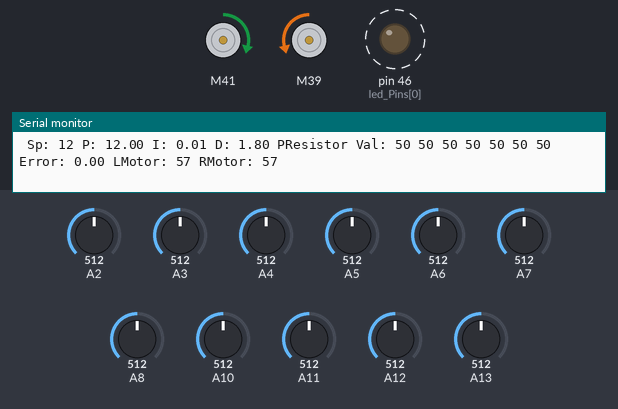
A sketch run on a simulated Arduino Mega 2560, built with avr-gcc and run on an emulated ATmega2560. Parts: 2 × DC motor (green arrow = forward, orange = backward, longer = faster), output pins drawn as LEDs (lit = HIGH), the last lines printed to the serial monitor. Dashed ring = blinking. The inputs (shaded band) are chosen by the test bench; at power-on: A13 = 512, A12 = 512, A2 = 512, A3 = 512, A4 = 512, A5 = 512, A6 = 512, A7 = 512, A8 = 512, A10 = 512, A11 = 512.

Above: at 10.28 s.
10.5 s: A13 set to 716
At 10.89 s:
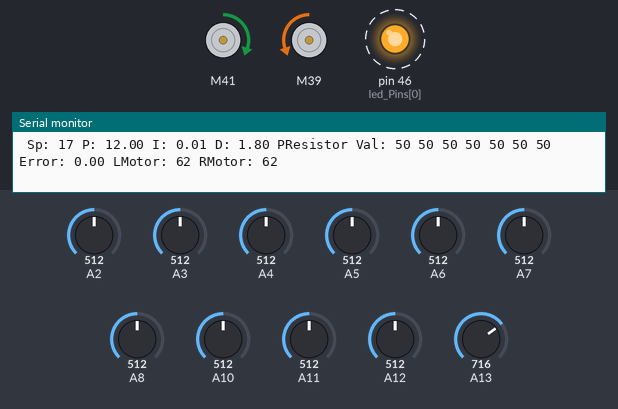
13.5 s: A13 set to 992
At 13.82 s:
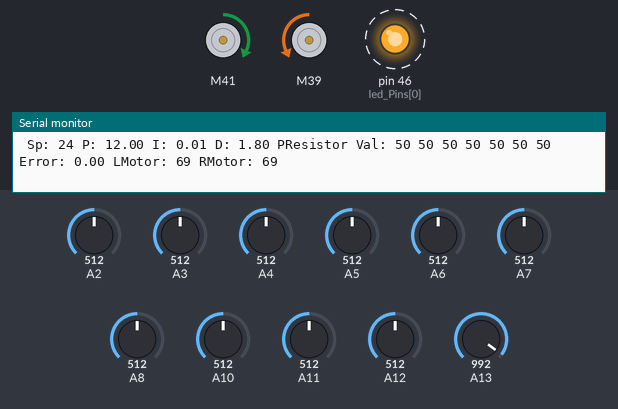
16.5 s: A12 set to 423
19.5 s: A12 set to 396
Timing chart, 0 to 23.5 s (numbered marks = the images above; inputs shaded):
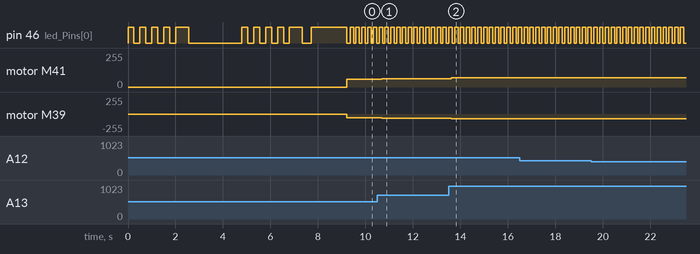

Measured:
- after the input at 10.5 s, motor M41: forward 57/255 → forward 62/255 after 0.18 s; motor M39: backward 57/255 → backward 62/255 after 0.18 s
- after the input at 13.5 s, motor M41: forward 62/255 → forward 69/255 after 0.11 s; motor M39: backward 62/255 → backward 69/255 after 0.11 s
- by itself, pin 46 (led_Pins[0]): alternates HIGH for 0.14 s and LOW for 0.10 s

The sketch:

Robot_LineFollower_Template.ino
```cpp
/* ************************************************************************************************* */
// UCSD ECE 5 Lab 4: Line Following Robot with PID
// Team: Big Hero 6ix (Simar Singh, Gavin Huang, John Barojas, Paresh Prabhu Raj)
// Based on ECE 5 Lab 4 V 4.0 by MingWei Yeoh, Korey Huynh, and Karcher Morris
/* ************************************************************************************************* */

#include <Arduino.h>
#include <L298NX2.h>

// Robot Settings
#define PRINTALLDATA        1  // 0 for track run, 1 for serial debug
#define NOMINALSPEED        45 // Base motor speed

// Motor driver pins (Left: ENA, IN1, IN2 | Right: ENB, IN3, IN4)
L298NX2 DriveMotors(42, 41, 40, 37, 39, 38);

enum side {LEFT, RIGHT};

// 7 photoresistors from left to right (IO8 to IO2)
int LDR_Pin[] = {8, 7, 6, 5, 4, 3, 2};

// Potentiometer pins
const int S_pin = 13; // Speed
const int P_pin = 12; // Proportional
const int I_pin = 11; // Integral
const int D_pin = 10; // Derivative

int led_Pins[] = {46}; // Calibration LED

// Potentiometer readings
int SpRead = 0;
int kPRead = 0;
int kIRead = 0;
int kDRead = 0;

// Calibration and sensor variables
float Mn[20];
float Mx[20];
float LDRf[20];
int LDR[20];
int rawPResistorData[20];
int totalPhotoResistors = sizeof(LDR_Pin) / sizeof(LDR_Pin[0]);
int numLEDs = sizeof(led_Pins) / sizeof(led_Pins[0]);
int MxRead;
float CriteriaForMax;
int leftHighestPR, highestPResistor, rightHighestPR;
float AveRead, WeightedAve;

// Motor control and PID variables
int M1SpeedtoMotor, M2SpeedtoMotor;
int Turn, M1P = 0, M2P = 0;
float error = 0, lasterror = 0, sumerror = 0;
float last_valid_error = 0;
float kP, kI, kD;

// Forward declarations
void Calibrate();
void CalibrateHelper(int numberOfMeasurements, boolean ifCalibratingBlack);
void setLeds(int x);
void ReadPotentiometers();
int ReadPotentiometerHelper(int pin, int min_res, int max_res, int min_val, int max_val);
void ReadPhotoResistors();
void RunMotors();
void runMotorAtSpeed(side _side, int speed);
void CalcError();
void PID_Turn();
void Print();

void setup() {
#if PRINTALLDATA
  Serial.begin(9600);
#endif

  for (int i = 0; i < numLEDs; i++) {
    pinMode(led_Pins[i], OUTPUT);
  }

  runMotorAtSpeed(LEFT, 0);
  runMotorAtSpeed(RIGHT, 0);

  Calibrate();

  ReadPotentiometers();
}

void loop() {
  ReadPotentiometers();
  ReadPhotoResistors();
  CalcError();
  PID_Turn();
  RunMotors();

#if PRINTALLDATA
  Print();
#else
  delay(5);
#endif
}

// Calibration routine
void Calibrate() {
  int numberOfMeasurements = 20;

  CalibrateHelper(numberOfMeasurements, false); // White

  setLeds(0);
  delay(2000);

  CalibrateHelper(numberOfMeasurements, true);  // Black

#if PRINTALLDATA
  Serial.print("White Vals: ");
  for (int i = 0; i < totalPhotoResistors; i++) {
    Serial.print(String(Mn[i]) + " ");
  }
  Serial.println();

  Serial.print("Black Vals: ");
  for (int i = 0; i < totalPhotoResistors; i++) {
    Serial.print(String(Mx[i]) + " ");
  }
  Serial.println();

  Serial.print("Delta Vals: ");
  for (int i = 0; i < totalPhotoResistors; i++) {
    Serial.print(String(Mx[i] - Mn[i]) + " ");
  }
  Serial.println();
#endif

  setLeds(1);
  delay(1500);
  setLeds(0);
}

void CalibrateHelper(int numberOfMeasurements, boolean ifCalibratingBlack) {
#if PRINTALLDATA
  if (ifCalibratingBlack)
    Serial.println("\nCalibrating Black");
  else
    Serial.println("\nCalibrating White");
#endif

  for (int i = 0; i < 4; i++) {
    setLeds(1);
    delay(250);
    setLeds(0);
    delay(250);
  }

  setLeds(1);
  delay(250);

  for (int i = 0; i < numberOfMeasurements; i++) {
    for (int pin = 0; pin < totalPhotoResistors; pin++) {
      LDRf[pin] = LDRf[pin] + (float)analogRead(LDR_Pin[pin]);
      delay(2);
    }
#if PRINTALLDATA
    Serial.print(". ");
#endif
  }

  for (int pin = 0; pin < totalPhotoResistors; pin++) {
    if (ifCalibratingBlack) {
      Mx[pin] = round(LDRf[pin] / (float)numberOfMeasurements);
    } else {
      Mn[pin] = round(LDRf[pin] / (float)numberOfMeasurements);
    }
    LDRf[pin] = 0.0;
  }

#if PRINTALLDATA
  Serial.println(" Done!");
#endif
  setLeds(0);
  delay(250);
}

void setLeds(int x) {
  for (int i = 0; i < numLEDs; i++) {
    digitalWrite(led_Pins[i], x);
  }
}

// Read potentiometers
void ReadPotentiometers() {
  SpRead = ReadPotentiometerHelper(S_pin, 0, 4095, 0, 100);
  kPRead = ReadPotentiometerHelper(P_pin, 0, 4095, 0, 100);
  kIRead = ReadPotentiometerHelper(I_pin, 0, 4095, 0, 100);
  kDRead = ReadPotentiometerHelper(D_pin, 0, 4095, 0, 100);
}

int ReadPotentiometerHelper(int pin, int min_res, int max_res, int min_val, int max_val) {
  return map(analogRead(pin), min_res, max_res, min_val, max_val);
}

// Read photoresistors and normalize
void ReadPhotoResistors() {
  for (int i = 0; i < totalPhotoResistors; i++) {
    rawPResistorData[i] = analogRead(LDR_Pin[i]);
    if (Mx[i] != Mn[i]) {
      LDR[i] = map(rawPResistorData[i], Mn[i], Mx[i], 0, 100);
    } else {
      LDR[i] = 50;
    }
    LDR[i] = constrain(LDR[i], 0, 100);
  }
}

// Drive motors
void RunMotors() {
  int leftTarget = NOMINALSPEED + SpRead + M1P;
  int rightTarget = NOMINALSPEED + SpRead + M2P;

  M1SpeedtoMotor = constrain(leftTarget, -255, 255);
  M2SpeedtoMotor = constrain(rightTarget, -255, 255);

  runMotorAtSpeed(LEFT, M1SpeedtoMotor);
  runMotorAtSpeed(RIGHT, M2SpeedtoMotor);
}

void runMotorAtSpeed(side _side, int speed) {
  int mag = abs(speed);
  if (mag > 0 && mag < NOMINALSPEED) {
    mag = NOMINALSPEED;
  }
  mag = min(mag, 255);

  if (_side == LEFT) {
    DriveMotors.setSpeedA(mag);
    if (speed > 0)
      DriveMotors.forwardA();
    else if (speed < 0)
      DriveMotors.backwardA();
    else
      DriveMotors.stopA();
  }
  if (_side == RIGHT) {
    DriveMotors.setSpeedB(mag);
    if (speed > 0)
      DriveMotors.backwardB();
    else if (speed < 0)
      DriveMotors.forwardB();
    else
      DriveMotors.stopB();
  }
}

// Calculate error from line sensor array
void CalcError() {
  MxRead = -99;
  AveRead = 0.0;
  for (int i = 0; i < totalPhotoResistors; i++) {
    if (MxRead < LDR[i]) {
      MxRead = LDR[i];
      highestPResistor = i;
    }
    AveRead = AveRead + (float)LDR[i] / (float)totalPhotoResistors;
  }

  CriteriaForMax = 1.3;
  if (MxRead > CriteriaForMax * AveRead && MxRead > 20) {
    if (highestPResistor != 0)
      leftHighestPR = highestPResistor - 1;
    else
      leftHighestPR = highestPResistor;

    if (highestPResistor != totalPhotoResistors - 1)
      rightHighestPR = highestPResistor + 1;
    else
      rightHighestPR = highestPResistor;

    float numerator = (float)(LDR[leftHighestPR] * leftHighestPR) + (float)(LDR[highestPResistor] * highestPResistor) + (float)(LDR[rightHighestPR] * rightHighestPR);
    float denominator = (float)LDR[leftHighestPR] + (float)LDR[highestPResistor] + (float)LDR[rightHighestPR];

    if (denominator > 0) {
      WeightedAve = numerator / denominator;
      error = (WeightedAve - 3.0);
      last_valid_error = error;
    }
  } else {
    if (last_valid_error > 0) {
      error = 3.0;
    } else if (last_valid_error < 0) {
      error = -3.0;
    }
  }
}

// PID steering controller
void PID_Turn() {
  kP = (float)kPRead * 1.0;
  kI = (float)kIRead * 0.001;
  kD = (float)kDRead * 0.15;

  Turn = error * kP + sumerror * kI + (error - lasterror) * kD;

  if (sumerror > 5)
    sumerror = 5;
  else if (sumerror < -5)
    sumerror = -5;

  if (abs(error) < 0.2)
    sumerror = 0;

  // Steering direction: turns toward line
  if (Turn < 0) {
    M1P = -Turn;
    M2P = Turn;
  }
  else if (Turn > 0) {
    M1P = -Turn;
    M2P = Turn;
  }
  else {
    M1P = 0;
    M2P = 0;
  }

  lasterror = error;
  sumerror = sumerror + error;
}

// Telemetry output for debugging
void Print() {
  Serial.print(" Sp: " + String(SpRead) + " P: " + String(kP) + " I: " + String(kI) + " D: " + String(kD) + " PResistor Val: ");

  for (int i = 0; i < totalPhotoResistors; i++) {
    Serial.print(LDR[i]);
    Serial.print(" ");
  }

  Serial.print(" Error: " + String(error));
  Serial.println(" LMotor: " + String(M1SpeedtoMotor) + " RMotor: " + String(M2SpeedtoMotor));

  setLeds(0);
  delay(100);
  setLeds(1);
  delay(100);
}
```
